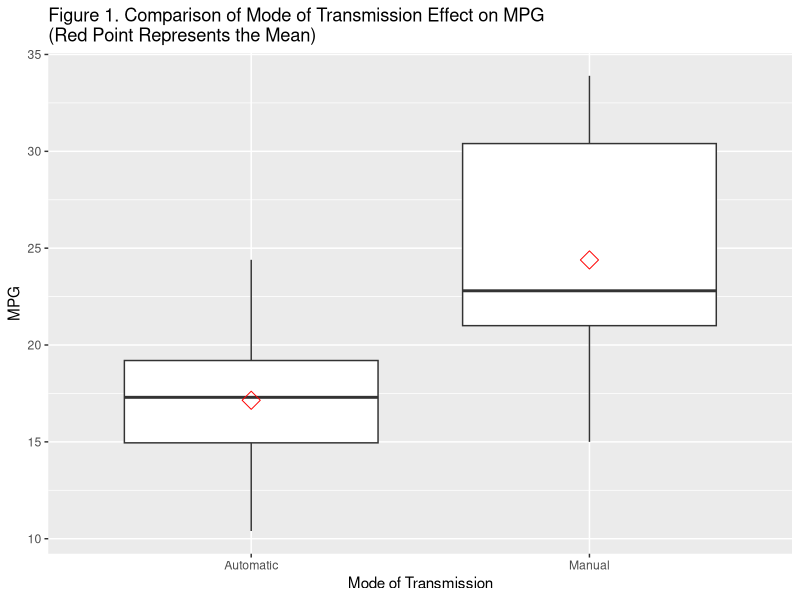

Write R code to recreate this figure. (Note: this script raises an error after producing the figure.)
## ---- chunk 1
library(datasets)
library(ggplot2)
library(car)
## ---- chunk 2
mtcars$am <- factor(mtcars$am, labels=c("Automatic", "Manual"))
mtcars$cyl <- as.factor(mtcars$cyl)
mtcars$vs <- factor(mtcars$vs, labels=c("V Engine", "S Engine"))
## ---- chunk 3
fit1 <- lm(mpg ~ am, mtcars)
fit2 <- lm(mpg ~ am + wt, mtcars)
fit3 <- lm(mpg ~ am + wt + hp, mtcars)
fit4 <- lm(mpg ~ am + wt + hp + cyl, mtcars)
## ---- chunk 4
anova(fit1, fit2, fit3, fit4)
## ---- chunk 5
s <- summary(fit3)$coeff
s
## ---- chunk 6
g <- ggplot(mtcars, aes(x = as.factor(am), y = mpg))
g <- g + geom_boxplot()
g <- g + ylab("MPG") + xlab("Mode of Transmission") + ggtitle("Figure 1. Comparison of Mode of Transmission Effect on MPG \n(Red Point Represents the Mean)")
g <- g + stat_summary(fun.y=mean, geom="point", shape=5, size=4, colour="red")
g
## ---- chunk 7
horsepowerMean <- mean(mtcars$hp)
automaticIntercept <- s$coeff[1,1]
manualIntercept <- s$coeff[1,1] + s$coeff[2,1]
predictedY <- 
## ---- chunk 8
residualDF <- data.frame(y = resid(fit3), x = predict(fit3))
g2 = ggplot(residualDF, aes(y = y, x = x))
g2 <- g2 + geom_point()
g2 <- g2 + xlab("Predict(fit3)") + ylab("Residual")+ ggtitle("Figure 3. Residual Plot")
g2 <- g2 + geom_abline(intercept = 0, slope = 0)
g2

## ---- chunk 9
qqPlot(fit3, main="Figure 4. QQ Plot")

